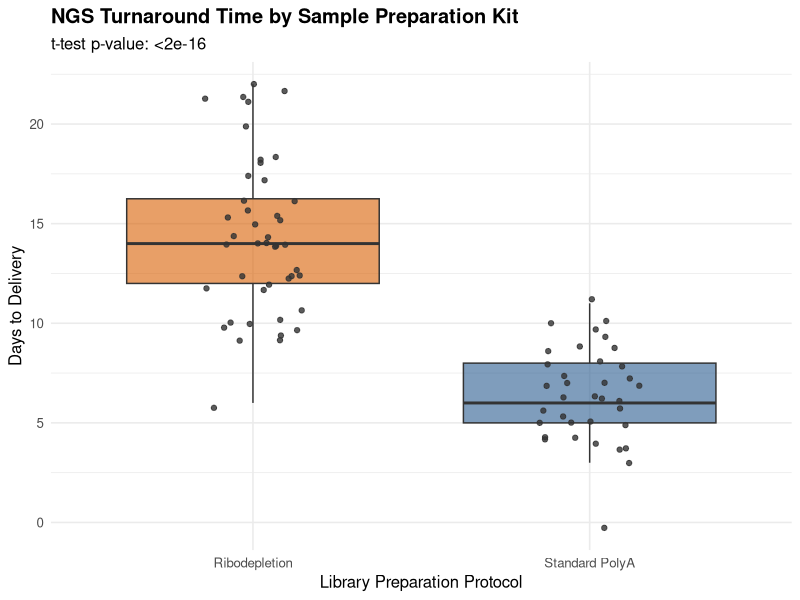
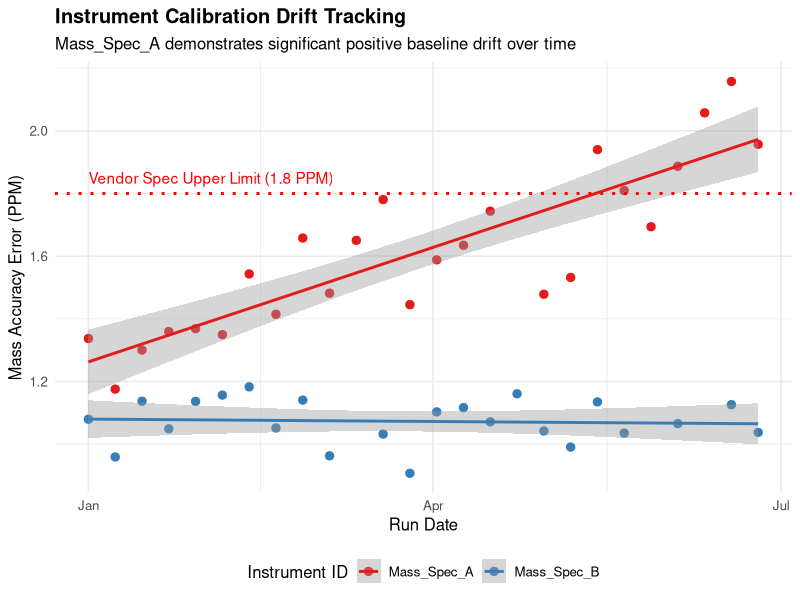
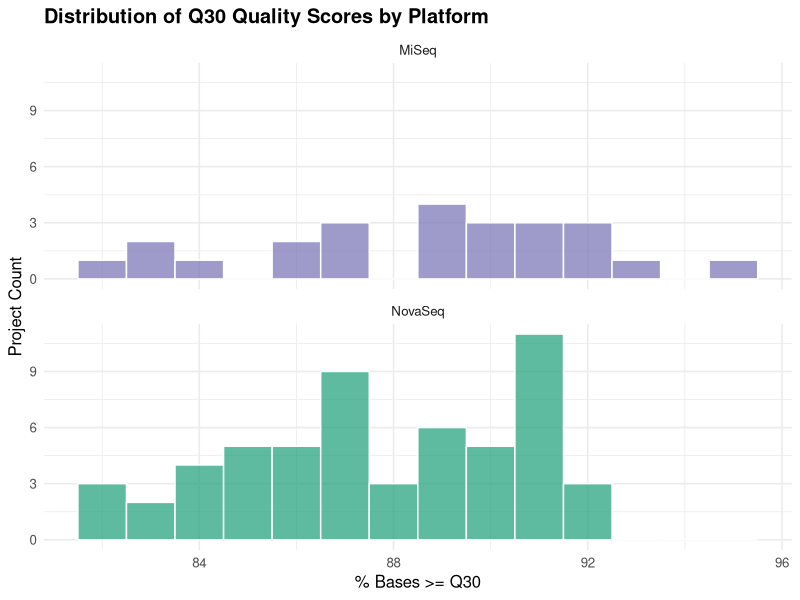
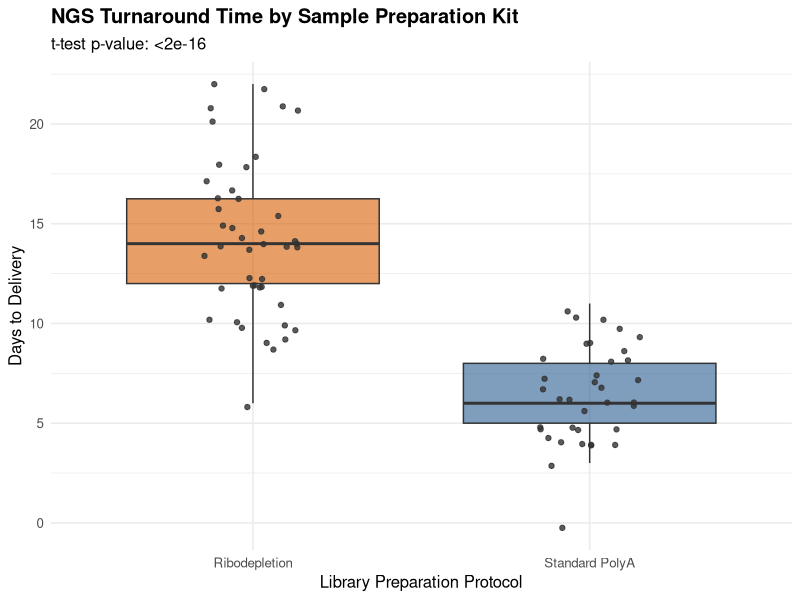

Write the R code that produced these figures, in order.
## ---- chunk 1
library(tidyverse)
library(readxl)
library(ggplot2)
## ---- chunk 2
ms_raw <- read_csv("data/mass_spec_qc_logs.csv", show_col_types = FALSE)
ngs_raw <- read_excel("data/genomics_core_ops.xlsx")

glimpse(ms_raw) # <1>
glimpse(ngs_raw)

## ---- chunk 3
ms_raw |> 
  filter(is.na(Mass_Accuracy_PPM))

ms_clean <- ms_raw |> 
  filter(!is.na(Mass_Accuracy_PPM))

print(paste0("Raw run logs: ", nrow(ms_raw), " | Clean run logs: ", nrow(ms_clean))) # <1>
## ---- chunk 4
t_test_res <- t.test(Days_to_Deliver ~ Prep_Kit, data = ngs_raw)
t_test_res
## ---- chunk 5
ngs_time_p <- ggplot(ngs_raw, aes(x = Prep_Kit, y = Days_to_Deliver, fill = Prep_Kit)) +
  geom_boxplot(alpha = 0.6, outlier.shape = NA) +
  geom_jitter(width = 0.15, alpha = 0.8, color = "#333333") +
  scale_fill_manual(values = c("Standard PolyA" = "#2b5c8f", "Ribodepletion" = "#d95f02")) +
  labs(
    title = "NGS Turnaround Time by Sample Preparation Kit",
    subtitle = paste("t-test p-value:", format.pval(t_test_res$p.value, digits = 3)),
    x = "Library Preparation Protocol",
    y = "Days to Delivery",
    fill = "Prep Kit"
  ) +
  theme_minimal(base_size = 12) +
  theme(
    legend.position = "none",
    plot.title = element_text(face = "bold")
  )
  ngs_time_p

ggsave(
  filename = "output_plots/ngs_library_prep_analysis.pdf",
  plot = ngs_time_p,
  width = 6,
  height = 5,
  units = "in",
  dpi = 300
)
## ---- chunk 6
drift_models <- ms_clean |> 
  group_by(Instrument_ID) |> 
  summarise(
    intercept = coef(lm(Mass_Accuracy_PPM ~ Run_Date))[1],
    slope_per_day = coef(lm(Mass_Accuracy_PPM ~ Run_Date))[2],
    p_value = summary(lm(Mass_Accuracy_PPM ~ Run_Date))$coefficients[2, 4]
  )

drift_models
## ---- chunk 7
ggplot(ms_clean, aes(x = Run_Date, y = Mass_Accuracy_PPM, color = Instrument_ID)) +
  geom_point(size = 2.5) +
  geom_smooth(method = "lm", se = TRUE, linestyle = "dashed") +
  geom_hline(yintercept = 1.8, linetype = "dotted", color = "red", linewidth = 1) +
  annotate("text", x = min(ms_clean$Run_Date), y = 1.85, label = "Vendor Spec Upper Limit (1.8 PPM)", color = "red", hjust = 0) +
  scale_color_manual(values = c("Mass_Spec_A" = "#e41a1c", "Mass_Spec_B" = "#377eb8")) +
  labs(
    title = "Instrument Calibration Drift Tracking",
    subtitle = "Mass_Spec_A demonstrates significant positive baseline drift over time",
    x = "Run Date",
    y = "Mass Accuracy Error (PPM)",
    color = "Instrument ID"
  ) +
  theme_minimal(base_size = 12) +
  theme(
    plot.title = element_text(face = "bold"),
    legend.position = "bottom"
  )
## ---- chunk 8
ggplot(ngs_raw, aes(x = Quality_Score_Q30, fill = Platform)) +
  geom_histogram(binwidth = 1, alpha = 0.7, position = "identity", color = "white") +
  facet_wrap(~Platform, ncol = 1) +
  scale_fill_manual(values = c("NovaSeq" = "#1b9e77", "MiSeq" = "#7570b3")) +
  labs(
    title = "Distribution of Q30 Quality Scores by Platform",
    x = "% Bases >= Q30",
    y = "Project Count"
  ) +
  theme_minimal(base_size = 12) +
  theme(
    plot.title = element_text(face = "bold"),
    legend.position = "none"
  )
